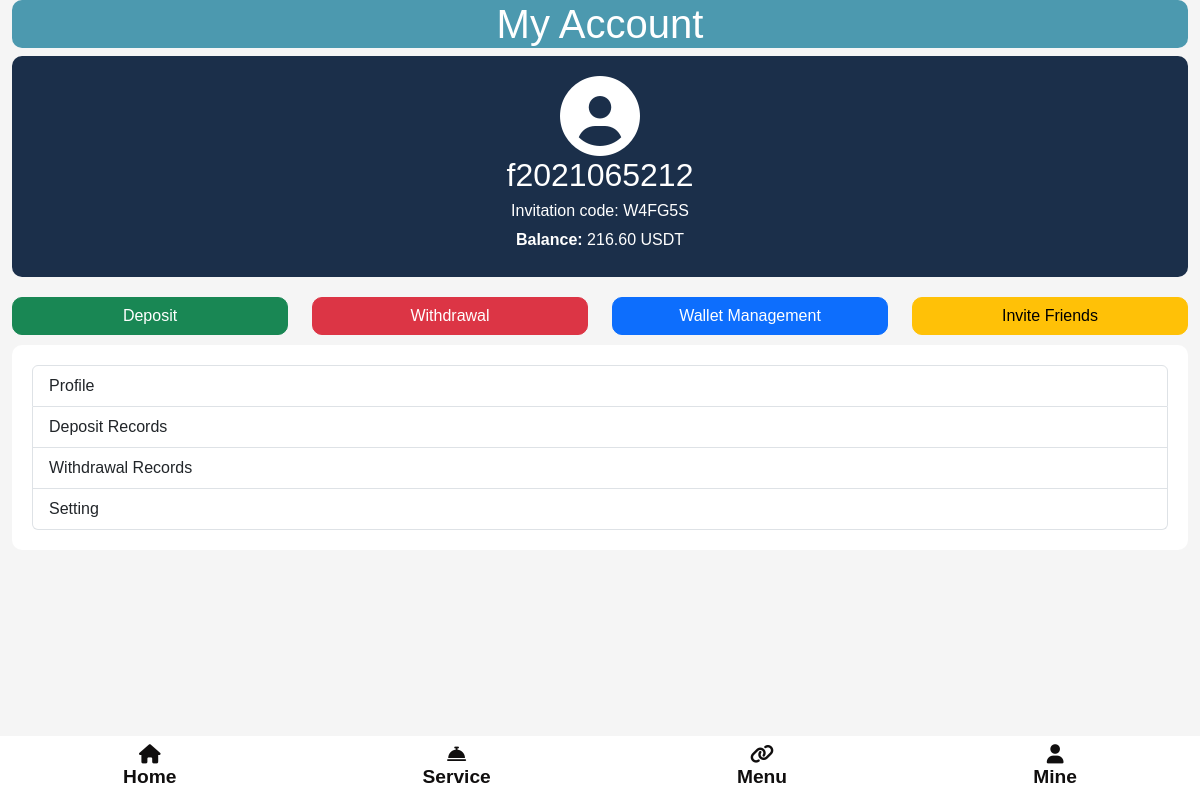
Page /home/index/ (signed in) on the committed database.
### accounts/models.py (models this page shows, shortened)
class User(AbstractUser):
    is_admin = models.BooleanField(default=False)
    is_employee = models.BooleanField(default=False)
    is_customer = models.BooleanField(default=False)
    invitation_code = models.CharField(max_length=100, blank=True,null=True, editable=False)

class Invite_Code(BaseModel):
    user=models.OneToOneField(User,on_delete=models.CASCADE,related_name='invitecode')
    invite_code = models.CharField(max_length=100)

### home/models.py (models this page shows, shortened)
class AccountBalance(BaseModel):
    user = models.OneToOneField(settings.AUTH_USER_MODEL, on_delete=models.CASCADE, related_name="balance")
    account_balance = models.DecimalField(max_digits=10, decimal_places=2, default=0.00)
    today_commission = models.DecimalField(max_digits=10, decimal_places=2, default=0.00)
    total_commission = models.DecimalField(max_digits=10, decimal_places=2, default=0.00)
    total_deposit = models.DecimalField(max_digits=10, decimal_places=2, default=0.00)
    total_withdrawal = models.DecimalField(max_digits=10, decimal_places=2, default=0.00)
    last_transaction_date = models.DateField(default=timezone.now)

### home/views.py (the view)
# urls.py: path('index/',home,name='home'),
@login_required
def home(request):
    return render(request,'home/index.html')

### templates/home/index.html (shortened to what this page needs)
<!DOCTYPE html>
<html lang="en">
<head>
    <link href="https://cdn.jsdelivr.net/npm/bootstrap@5.3.0/dist/css/bootstrap.min.css" rel="stylesheet">
    <link rel="stylesheet" href="https://cdnjs.cloudflare.com/ajax/libs/font-awesome/6.0.0-beta3/css/all.min.css">
</head>
<body>
<div class="container-fluid">
    <div class="header">
        <h1>My Account</h1>
    </div>
    <div class="profile-card">
      {% if request.user.profile.profile_image %}
      <img src="{{ request.user.profile.profile_image.url }}" alt="Profile Picture" class="profile-pic rounded-circle">
  {% else %}
  <i class="fas fa-user-circle fa-5x mr-3"></i>
            {% endif %}
        <h2>{{ request.user.username }}</h2>
        <p>Invitation code: <span id="invitationalCode">{{request.user.invitecode.invite_code }}</span></p>
        <p><strong>Balance:</strong> {{request.user.balance.account_balance }} USDT</p>
    </div>
    <div class="row action-buttons">
        <div class="col-6 col-md-3">
            <a class="btn btn-success" href="{% url 'deposite' %}" >Deposit</a>
        </div>
        <div class="col-6 col-md-3">
            <a class="btn btn-danger" href="{% url 'withdraw' %}">Withdrawal</a>
          </div>
        <div class="col-6 col-md-3">
            <a class="btn btn-primary" href="{% url 'wallet' %}" >Wallet Management</a>
        </div>
        <div class="col-6 col-md-3">
            <button class="btn btn-warning" onclick="copyCode()">Invite Friends</button>
        </div>
    </div>
    <div class="info-list">
        <ul class="list-group">
            <a href="{% url 'mine' %}" class="list-group-item">Profile</a>
            <a href="{% url 'deposite_records' %}" class="list-group-item">Deposit Records</a>
            <a href="{% url 'withdraw_records' %}" class="list-group-item">Withdrawal Records</a>
            <a href="{% url 'settings' %}" class="list-group-item">Setting</a>
        </ul>
    </div>
</div>
<div class="footer">
  <nav class="nav justify-content-around">
      <a class="nav-link" href="{% url 'home' %}"><i class="fas fa-home"></i>Home</a>
      <a class="nav-link" href="{% url 'service' %}"><i class="fas fa-concierge-bell"></i>Service</a>
      <a class="nav-link" href="{% url 'menu' %}"><i class="fas fa-link"></i>Menu</a>
      <a class="nav-link" href="{% url 'mine' %}"><i class="fas fa-user"></i>Mine</a>
  </nav>
</div>
</body>
</html>

### templates/home/index.html (style rules this page uses)
body, html { height: 100%; margin: 0; font-family: Arial, sans-serif; background-color: #f5f5f5; }
.header { background-color: #4c99af; color: white; border-radius: 10px; text-align: center; }
.profile-card { background-color: #1b2f4a; color: white; padding: 20px; border-radius: 10px; text-align: center; margin-bottom: 20px; }
.profile-card h2 { margin: 0; }
.profile-card p { margin: 5px 0; }
.action-buttons .btn { width: 100%; margin-bottom: 10px; border-radius: 10px; }
.info-list { background-color: #ffffff; border-radius: 10px; padding: 20px; margin-bottom: 20px; }
.footer { background-color: #ffffff; color: rgb(236, 227, 227); text-align: center; padding: 0px 0; position: fixed; bottom: 0; width: 100%; }
.footer .nav-link { color: rgb(16, 14, 14); font-weight: bold; font-size: 1.2em; }
.footer .nav-link i { display: block; font-size: 1em; margin-bottom: 0px; }

### rows in the picture
User: user.username "f2021065212", user.invitecode.invite_code "W4FG5S", user.balance.account_balance "216.60"
